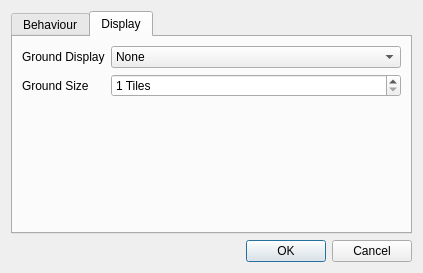
<?xml version="1.0" encoding="UTF-8"?>
<ui version="4.0">
 <class>OptionsDialog</class>
 <widget class="QDialog" name="OptionsDialog">
  <property name="geometry">
   <rect>
    <x>0</x>
    <y>0</y>
    <width>423</width>
    <height>273</height>
   </rect>
  </property>
  <property name="windowTitle">
   <string>Versa-Tile Preferences</string>
  </property>
  <layout class="QVBoxLayout" name="verticalLayout">
   <item>
    <widget class="QTabWidget" name="tabWidget">
     <property name="currentIndex">
      <number>1</number>
     </property>
     <widget class="QWidget" name="tabBehaviour">
      <attribute name="title">
       <string>Behaviour</string>
      </attribute>
      <layout class="QFormLayout" name="formLayout">
       <property name="fieldGrowthPolicy">
        <enum>QFormLayout::AllNonFixedFieldsGrow</enum>
       </property>
       <item row="0" column="0">
        <widget class="QLabel" name="label">
         <property name="text">
          <string>Automatically adjust grid orientation</string>
         </property>
        </widget>
       </item>
       <item row="0" column="1">
        <widget class="QCheckBox" name="cbEnableAutoGrid">
         <property name="text">
          <string>Enable</string>
         </property>
        </widget>
       </item>
       <item row="1" column="1">
        <widget class="QSlider" name="slAutoGridThreshold">
         <property name="maximum">
          <number>100</number>
         </property>
         <property name="singleStep">
          <number>10</number>
         </property>
         <property name="value">
          <number>60</number>
         </property>
         <property name="tracking">
          <bool>true</bool>
         </property>
         <property name="orientation">
          <enum>Qt::Horizontal</enum>
         </property>
         <property name="invertedAppearance">
          <bool>false</bool>
         </property>
         <property name="invertedControls">
          <bool>false</bool>
         </property>
        </widget>
       </item>
       <item row="1" column="0">
        <widget class="QLabel" name="label_2">
         <property name="text">
          <string>Horizontal Grid Threshold</string>
         </property>
        </widget>
       </item>
      </layout>
     </widget>
     <widget class="QWidget" name="tabDisplay">
      <attribute name="title">
       <string>Display</string>
      </attribute>
      <layout class="QFormLayout" name="formLayout_2">
       <property name="fieldGrowthPolicy">
        <enum>QFormLayout::AllNonFixedFieldsGrow</enum>
       </property>
       <item row="0" column="0">
        <widget class="QLabel" name="label_3">
         <property name="text">
          <string>Ground Display</string>
         </property>
        </widget>
       </item>
       <item row="0" column="1">
        <widget class="QComboBox" name="cbGroundMode">
         <item>
          <property name="text">
           <string>None</string>
          </property>
         </item>
         <item>
          <property name="text">
           <string>Grid</string>
          </property>
         </item>
         <item>
          <property name="text">
           <string>Solid</string>
          </property>
         </item>
        </widget>
       </item>
       <item row="1" column="0">
        <widget class="QLabel" name="label_4">
         <property name="text">
          <string>Ground Size</string>
         </property>
        </widget>
       </item>
       <item row="1" column="1">
        <widget class="QSpinBox" name="sbGroundSize">
         <property name="suffix">
          <string> Tiles</string>
         </property>
         <property name="prefix">
          <string/>
         </property>
         <property name="minimum">
          <number>1</number>
         </property>
         <property name="maximum">
          <number>1500</number>
         </property>
        </widget>
       </item>
      </layout>
     </widget>
    </widget>
   </item>
   <item>
    <widget class="QDialogButtonBox" name="buttonBox">
     <property name="orientation">
      <enum>Qt::Horizontal</enum>
     </property>
     <property name="standardButtons">
      <set>QDialogButtonBox::Cancel|QDialogButtonBox::Ok</set>
     </property>
    </widget>
   </item>
  </layout>
 </widget>
 <resources/>
 <connections>
  <connection>
   <sender>buttonBox</sender>
   <signal>accepted()</signal>
   <receiver>OptionsDialog</receiver>
   <slot>accept()</slot>
   <hints>
    <hint type="sourcelabel">
     <x>248</x>
     <y>254</y>
    </hint>
    <hint type="destinationlabel">
     <x>157</x>
     <y>274</y>
    </hint>
   </hints>
  </connection>
  <connection>
   <sender>buttonBox</sender>
   <signal>rejected()</signal>
   <receiver>OptionsDialog</receiver>
   <slot>reject()</slot>
   <hints>
    <hint type="sourcelabel">
     <x>316</x>
     <y>260</y>
    </hint>
    <hint type="destinationlabel">
     <x>286</x>
     <y>274</y>
    </hint>
   </hints>
  </connection>
 </connections>
</ui>
